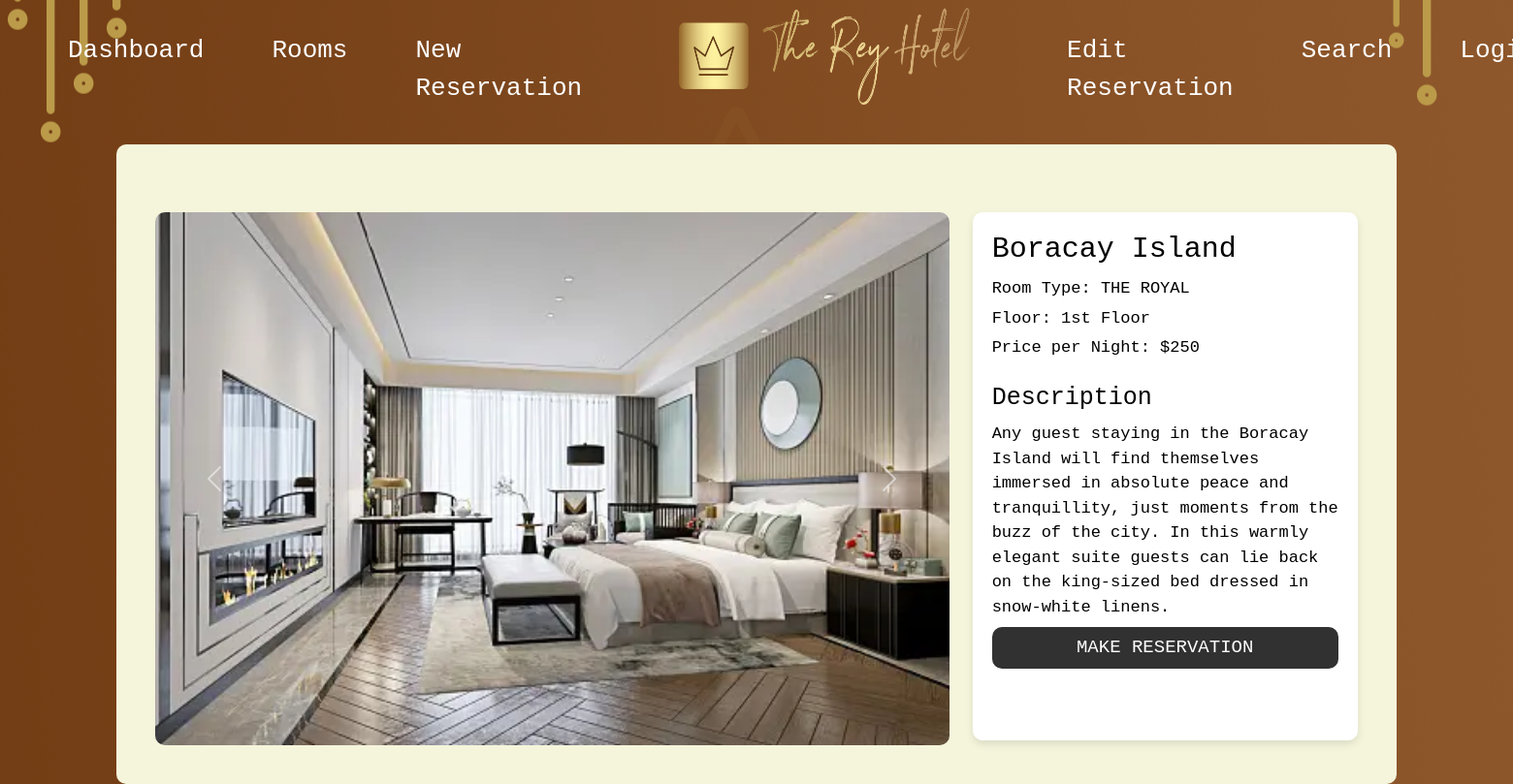
The page /hotel-room/1 on the database its author committed.
### hotel/models.py (models this page shows, shortened)
class RoomImage(models.Model):
    room = models.ForeignKey(Rooms, related_name='images', on_delete=models.CASCADE)
    image = models.ImageField()

class Rooms(models.Model):
    FLOOR1 = '1st Floor'
    FLOOR2 = '2nd Floor'
    FLOOR3 = '3rd Floor'
    ROYAL = 'THE ROYAL'
    GRAND = 'THE GRAND'
    LUXURY = 'LUXURY SUITE'
    room_title = models.CharField(max_length=100)
    room_type = models.CharField(max_length=100, choices=[(ROYAL, 'THE ROYAL'), (GRAND, 'THE GRAND'), (LUXURY, 'LUXURY SUITE')])
    room_name = models.CharField(max_length=100)
    room_floor = models.CharField(max_length=50, choices=[(FLOOR1, '1st Floor'),(FLOOR2, '2nd Floor'),(FLOOR3, '3rd Floor')])
    room_description = models.CharField(max_length=300)
    price_per_night = models.IntegerField()

### hotel/views.py (the view)
# urls.py: path('hotel-room/<roomId>', hotel_room, name="hotel_room"),
def hotel_room(request, roomId):
    room = Rooms.objects.get(id=roomId)
    images = RoomImage.objects.filter(room=room)
    return render(request, "hotel_room.html", {'roomId': roomId, 'room': room})

### hotel/templates/hotel_room.html (shortened to what this page needs)
{% extends "base.html" %}
{% block start %}
<div class="container">
  <div class="row">
    <div class="col-md-8">
      <div id="roomCarousel" class="carousel slide" data-ride="carousel">
        <div class="carousel-inner">
          {% for image in room.images.all %}
            <div class="carousel-item {% if forloop.first %}active{% endif %}">
              <img src="{{ image.image.url }}" class="d-block w-100" alt="Room Image" style="height: 550px;">
            </div>
          {% endfor %}
        </div>
        <a class="carousel-control-prev" onclick="previous()" role="button" data-slide="prev">
          <span class="carousel-control-prev-icon" aria-hidden="true"></span>
        </a>
        <a class="carousel-control-next" onclick="next()" role="button" data-slide="next">
          <span class="carousel-control-next-icon" aria-hidden="true"></span>
        </a>
      </div>
    </div>
    <div class="col-md-4">
      <div class="room-info" style="height: 545px;">
        <h2 class="room-title">{{ room.room_title }}</h2>
        <p class="room-type">Room Type: {{ room.get_room_type_display }}</p>
        <p class="room-floor">Floor: {{ room.get_room_floor_display }}</p>
        <p class="room-price">Price per Night: ${{ room.price_per_night }}</p>
        <p style="margin-top: 20px; font-size: 25px;">Description</p>
        <p class="room-description">{{ room.room_description }}</p>
        <form action="/reservation/" method="POST">
          <button type="submit" class="btn" style="position: fixed; top: 80%; width: 357px; font-family: monospace; color: white; background-color: rgb(50, 49, 49); font-size: 19px; border-radius: 10px;">MAKE RESERVATION</button>
        </form>
      </div>
    </div>
  </div>
</div>
{% endblock %}

### hotel/templates/base.html (style rules this page uses)
body { justify-content: center; align-items: center; background-image: url('/media/background.png'); background-repeat: no-repeat; background-attachment: fixed; background-position: 50% 40%; }

### hotel/templates/hotel_room.html (style rules this page uses)
.container { margin-top: 30px; background-color: beige; border-radius: 10px; padding: 20px; }
#roomCarousel img { width: 100%; height: 100%; object-fit: cover; border-radius: 10px; }
.room-info { background-color: white; color: black; padding: 20px; border-radius: 10px; box-shadow: 0 4px 8px rgba(0, 0, 0, 0.1); font-family: monospace; }
.room-title { font-size: 30px; margin-bottom: 10px; }
.room-description { margin-bottom: 15px; margin-top: -10px; font-size: 17px; }
.room-type, .room-floor, .room-price { font-size: 17px; margin-bottom: 5px; }

### rows shown on the page
RoomImage: image (picture)
Rooms: room_title "Boracay Island", room_type "THE ROYAL", room_floor "1st Floor", price_per_night "250", room_description "Any guest staying in the Boracay Island will find themselves immersed in absolute peace and tranquillity, just moments from the buzz of the city. In this warmly elegant suite guests can lie back on the king-sized bed dressed in snow-white linens."
